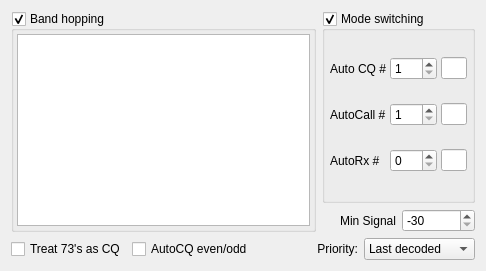
                     <widget class="QWidget" name="widget">
                      <attribute name="title">
                       <string>Others</string>
                      </attribute>
                      <layout class="QGridLayout" name="gridLayout_8" columnstretch="2,1">
                       <item row="0" column="1">
                        <widget class="QGroupBox" name="cb_autoModeSwitch">
                         <property name="sizePolicy">
                          <sizepolicy hsizetype="Preferred" vsizetype="MinimumExpanding">
                           <horstretch>0</horstretch>
                           <verstretch>0</verstretch>
                          </sizepolicy>
                         </property>
                         <property name="title">
                          <string>Mode switching</string>
                         </property>
                         <property name="checkable">
                          <bool>true</bool>
                         </property>
                         <layout class="QGridLayout" name="gridLayout_5">
                          <property name="leftMargin">
                           <number>5</number>
                          </property>
                          <property name="topMargin">
                           <number>5</number>
                          </property>
                          <property name="rightMargin">
                           <number>5</number>
                          </property>
                          <property name="bottomMargin">
                           <number>5</number>
                          </property>
                          <property name="horizontalSpacing">
                           <number>4</number>
                          </property>
                          <property name="verticalSpacing">
                           <number>2</number>
                          </property>
                          <item row="1" column="2">
                           <widget class="QLineEdit" name="le_autoCallLeft">
                            <property name="enabled">
                             <bool>true</bool>
                            </property>
                            <property name="maximumSize">
                             <size>
                              <width>40</width>
                              <height>16777215</height>
                             </size>
                            </property>
                            <property name="readOnly">
                             <bool>true</bool>
                            </property>
                           </widget>
                          </item>
                          <item row="1" column="0">
                           <widget class="QLabel" name="label_22">
                            <property name="text">
                             <string>AutoCall #</string>
                            </property>
                           </widget>
                          </item>
                          <item row="0" column="0">
                           <widget class="QLabel" name="label_21">
                            <property name="text">
                             <string>Auto CQ #</string>
                            </property>
                           </widget>
                          </item>
                          <item row="0" column="2">
                           <widget class="QLineEdit" name="le_autoCQLeft">
                            <property name="enabled">
                             <bool>true</bool>
                            </property>
                            <property name="maximumSize">
                             <size>
                              <width>40</width>
                              <height>16777215</height>
                             </size>
                            </property>
                            <property name="readOnly">
                             <bool>true</bool>
                            </property>
                           </widget>
                          </item>
                          <item row="1" column="1">
                           <widget class="QSpinBox" name="sb_autoCallCount">
                            <property name="enabled">
                             <bool>true</bool>
                            </property>
                            <property name="minimum">
                             <number>1</number>
                            </property>
                            <property name="maximum">
                             <number>999</number>
                            </property>
                           </widget>
                          </item>
                          <item row="0" column="1">
                           <widget class="QSpinBox" name="sb_autoCQCount">
                            <property name="enabled">
                             <bool>true</bool>
                            </property>
                            <property name="minimum">
                             <number>1</number>
                            </property>
                            <property name="maximum">
                             <number>999</number>
                            </property>
                           </widget>
                          </item>
                          <item row="2" column="0">
                           <widget class="QLabel" name="label_23">
                            <property name="text">
                             <string>AutoRx #</string>
                            </property>
                           </widget>
                          </item>
                          <item row="2" column="1">
                           <widget class="QSpinBox" name="sb_autoRxCount">
                            <property name="enabled">
                             <bool>true</bool>
                            </property>
                            <property name="maximum">
                             <number>999</number>
                            </property>
                           </widget>
                          </item>
                          <item row="2" column="2">
                           <widget class="QLineEdit" name="le_autoRxLeft">
                            <property name="enabled">
                             <bool>true</bool>
                            </property>
                            <property name="maximumSize">
                             <size>
                              <width>40</width>
                              <height>16777215</height>
                             </size>
                            </property>
                            <property name="readOnly">
                             <bool>true</bool>
                            </property>
                           </widget>
                          </item>
                         </layout>
                        </widget>
                       </item>
                       <item row="1" column="1">
                        <layout class="QHBoxLayout" name="horizontalLayout_5">
                         <property name="spacing">
                          <number>6</number>
                         </property>
                         <item>
                          <widget class="QLabel" name="label_10">
                           <property name="text">
                            <string>Min Signal</string>
                           </property>
                           <property name="alignment">
                            <set>Qt::AlignRight|Qt::AlignTrailing|Qt::AlignVCenter</set>
                           </property>
                          </widget>
                         </item>
                         <item>
                          <widget class="QSpinBox" name="sbMindB">
                           <property name="toolTip">
                            <string>&lt;html&gt;&lt;head/&gt;&lt;body&gt;&lt;p&gt;Show only stations with signal stronger than...&lt;/p&gt;&lt;/body&gt;&lt;/html&gt;</string>
                           </property>
                           <property name="minimum">
                            <number>-30</number>
                           </property>
                           <property name="maximum">
                            <number>30</number>
                           </property>
                           <property name="value">
                            <number>-30</number>
                           </property>
                          </widget>
                         </item>
                        </layout>
                       </item>
                       <item row="2" column="0" colspan="2">
                        <layout class="QHBoxLayout" name="horizontalLayout_17">
                         <item>
                          <widget class="QCheckBox" name="cbCQonlyIncl73">
                           <property name="toolTip">
                            <string>&lt;html&gt;&lt;head/&gt;&lt;body&gt;&lt;p&gt;When &amp;quot;CQ Only&amp;quot; selected, include stations calling 73/RR73.&lt;/p&gt;&lt;/body&gt;&lt;/html&gt;</string>
                           </property>
                           <property name="text">
                            <string>Treat 73's as CQ</string>
                           </property>
                          </widget>
                         </item>
                         <item>
                          <widget class="QCheckBox" name="cbAutoCQAlternateEvenOdd">
                           <property name="toolTip">
                            <string>&lt;html&gt;&lt;head/&gt;&lt;body&gt;&lt;p&gt;When Mode Switching is enabled, alternate TX even/odd at the start of each AutoCQ cycle.&lt;/p&gt;&lt;/body&gt;&lt;/html&gt;</string>
                           </property>
                           <property name="text">
                            <string>AutoCQ even/odd</string>
                           </property>
                          </widget>
                         </item>
                         <item>
                          <spacer name="horizontalSpacer_8">
                           <property name="orientation">
                            <enum>Qt::Horizontal</enum>
                           </property>
                           <property name="sizeType">
                            <enum>QSizePolicy::MinimumExpanding</enum>
                           </property>
                           <property name="sizeHint" stdset="0">
                            <size>
                             <width>40</width>
                             <height>20</height>
                            </size>
                           </property>
                          </spacer>
                         </item>
                         <item>
                          <widget class="QLabel" name="label_23">
                           <property name="text">
                            <string>Priority:</string>
                           </property>
                           <property name="alignment">
                            <set>Qt::AlignRight|Qt::AlignTrailing|Qt::AlignVCenter</set>
                           </property>
                          </widget>
                         </item>
                         <item>
                          <widget class="QComboBox" name="cb_autoCallPriority">
                           <property name="sizePolicy">
                            <sizepolicy hsizetype="Fixed" vsizetype="Fixed">
                             <horstretch>0</horstretch>
                             <verstretch>0</verstretch>
                            </sizepolicy>
                           </property>
                           <property name="toolTip">
                            <string>&lt;html&gt;&lt;head/&gt;&lt;body&gt;&lt;p&gt;Priority of automatic station selection:&lt;/p&gt;&lt;p&gt;&lt;span style=&quot; font-weight:600;&quot;&gt;- Last decoded: &lt;/span&gt;call last decoded station&lt;/p&gt;&lt;p&gt;&lt;span style=&quot; font-weight:600;&quot;&gt;- Distance: &lt;/span&gt;call the station with the longest distance&lt;/p&gt;&lt;p&gt;&lt;span style=&quot; font-weight:600;&quot;&gt;- Signal strength: &lt;/span&gt;call the station with the strongest signal&lt;/p&gt;&lt;/body&gt;&lt;/html&gt;</string>
                           </property>
                           <item>
                            <property name="text">
                             <string>Last decoded</string>
                            </property>
                           </item>
                           <item>
                            <property name="text">
                             <string>Signal strength</string>
                            </property>
                           </item>
                           <item>
                            <property name="text">
                             <string>Distance</string>
                            </property>
                           </item>
                          </widget>
                         </item>
                        </layout>
                       </item>
                       <item row="0" column="0" rowspan="2">
                        <widget class="QGroupBox" name="cb_bandHopper">
                         <property name="title">
                          <string>Band hopping</string>
                         </property>
                         <property name="checkable">
                          <bool>true</bool>
                         </property>
                         <layout class="QVBoxLayout" name="verticalLayout">
                          <property name="leftMargin">
                           <number>3</number>
                          </property>
                          <property name="topMargin">
                           <number>3</number>
                          </property>
                          <property name="rightMargin">
                           <number>3</number>
                          </property>
                          <property name="bottomMargin">
                           <number>3</number>
                          </property>
                          <item>
                           <widget class="QPlainTextEdit" name="pte_bandHopper">
                            <property name="enabled">
                             <bool>true</bool>
                            </property>
                            <property name="sizePolicy">
                             <sizepolicy hsizetype="Ignored" vsizetype="Expanding">
                              <horstretch>0</horstretch>
                              <verstretch>0</verstretch>
                             </sizepolicy>
                            </property>
                            <property name="toolTip">
                             <string>&lt;html&gt;&lt;head/&gt;&lt;body&gt;&lt;p&gt;This feature allows you to set up automatic band changes. Cycle duration shares, mode-switching value.&lt;/p&gt;&lt;p&gt;&lt;br/&gt;&lt;/p&gt;&lt;p&gt;&lt;span style=&quot; font-weight:600;&quot;&gt;Syntax:&lt;/span&gt;&lt;/p&gt;&lt;p&gt;&amp;lt;hour zulu (UTC)&amp;gt;:&amp;lt;band1&amp;gt;,&amp;lt;band2&amp;gt;,&amp;lt;bandX&amp;gt;&lt;/p&gt;&lt;p&gt;&lt;br/&gt;&lt;/p&gt;&lt;p&gt;&lt;span style=&quot; font-weight:600;&quot;&gt;Example:&lt;/span&gt;&lt;/p&gt;&lt;p&gt;14:20m,40m&lt;/p&gt;&lt;p&gt;22:80m:40m&lt;/p&gt;&lt;p&gt;&lt;br/&gt;&lt;/p&gt;&lt;p&gt;In the above example, Z will switch between 20m and 40m between 14 and 22, then betwee 22 and 14 it will switch between 80m and 40m.&lt;/p&gt;&lt;/body&gt;&lt;/html&gt;</string>
                            </property>
                           </widget>
                          </item>
                         </layout>
                        </widget>
                       </item>
                      </layout>
                     </widget>
